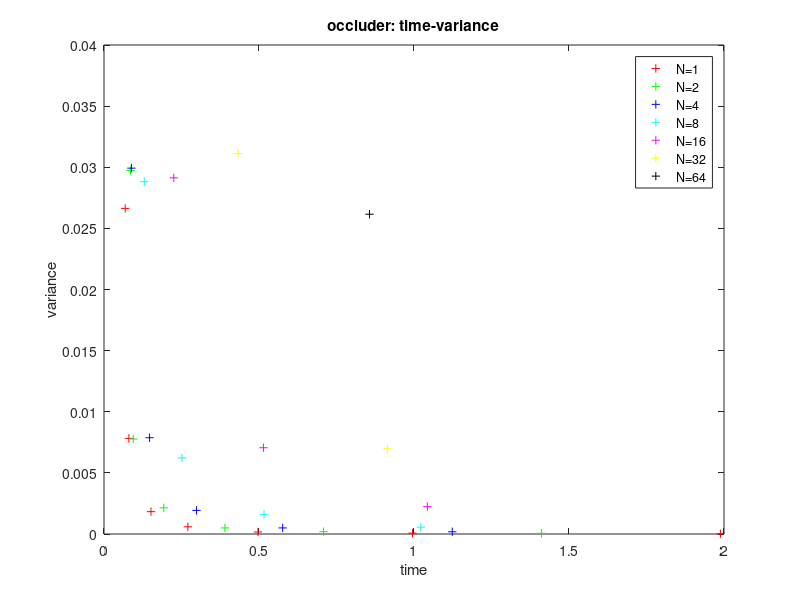
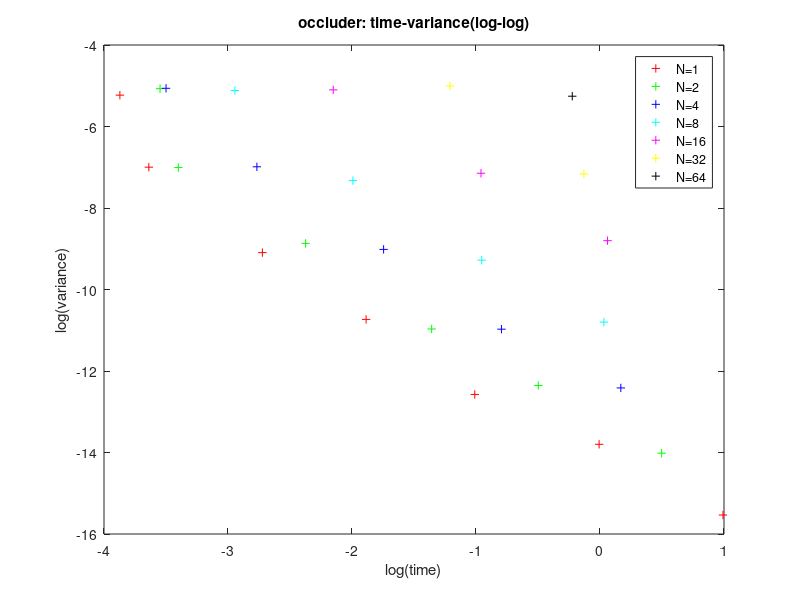
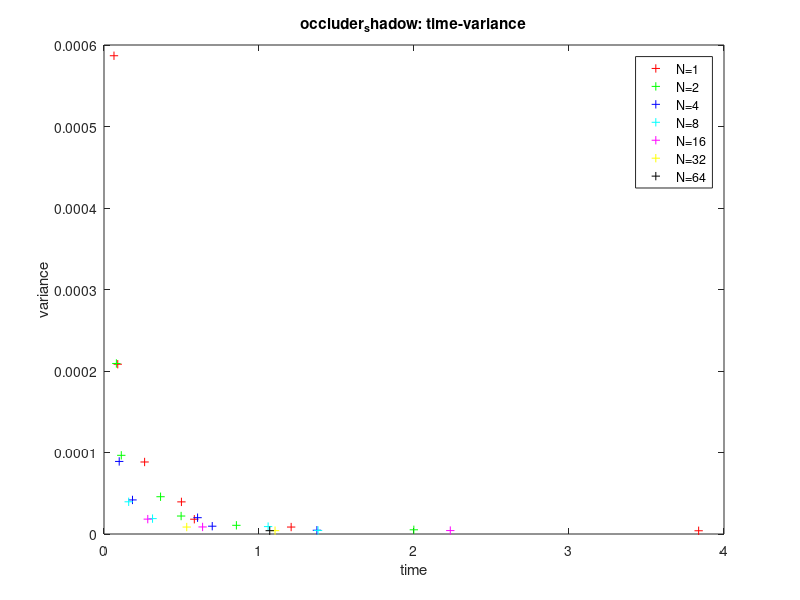
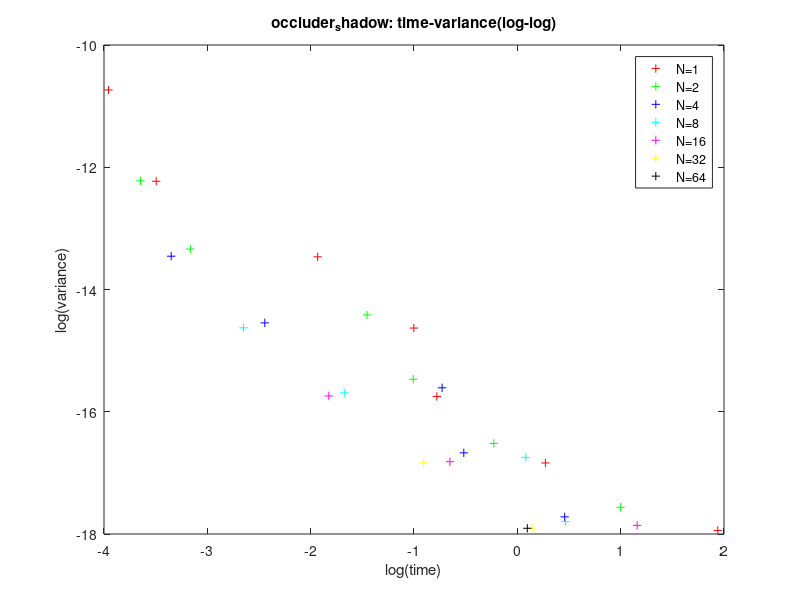

Here is the MATLAB script that generated these plots, in order:
%%   occluder
%   strategy
%   N = 1
T1 = [0.0683, 0.0803, 0.1515, 0.2705, 0.4966, 0.9951, 1.9884 ];
MSE1 = [0.0266358, 0.00782313, 0.00182847, 0.000587319, 0.000163875, 7.01577e-05, 2.10761e-05];
%   N = 2
T2 = [0.0855, 0.0947, 0.1929, 0.3902, 0.7082, 1.4114];
MSE2 = [0.0297388, 0.00777168, 0.00214021, 0.000498975, 0.000190947, 6.03163e-05];
%   N = 4
T4 = [0.0884, 0.1469, 0.2983, 0.5764, 1.1234];
MSE4 = [0.0299267, 0.0078739, 0.00193161, 0.000497233, 0.000183081];
%   N = 8
T8 = [0.1299, 0.2513, 0.5163, 1.0220];
MSE8 = [0.0288164, 0.0062267, 0.00160886, 0.00056126];
%   N = 16
T16 = [0.2251, 0.5142, 1.0431];
MSE16 = [0.0291312, 0.00705646, 0.00224097];
%   N = 32
T32 = [0.4325, 0.9140];
MSE32 = [0.0311188, 0.00696878];
%   N = 64
T64 = 0.8564;
MSE64 = 0.0261571;

figure;plot(T1, MSE1, 'r+', T2, MSE2, 'g+', T4, MSE4, 'b+', T8, MSE8, 'c+', ...
    T16, MSE16, 'm+', T32, MSE32, 'y+', T64, MSE64, 'k+');
xlabel('time');
ylabel('variance');
legend('N=1', 'N=2', 'N=4', 'N=8', 'N=16', 'N=32', 'N=64');
title('occluder: time-variance');

figure;plot(log2(T1), log2(MSE1), 'r+',...
    log2(T2), log2(MSE2), 'g+',...
    log2(T4), log2(MSE4), 'b+',...
    log2(T8), log2(MSE8), 'c+', ...
    log2(T16), log2(MSE16), 'm+',...
    log2(T32), log2(MSE32), 'y+',...
    log2(T64), log2(MSE64), 'k+');
xlabel('log(time)');
ylabel('log(variance)');    
legend('N=1', 'N=2', 'N=4', 'N=8', 'N=16', 'N=32', 'N=64');
title('occluder: time-variance(log-log)');

%%   occluder shadow
%   strategy
%   N = 1
T1 = [0.0644, 0.0887, 0.2620, 0.4995, 0.5827, 1.2074, 3.8364];
MSE1 = [0.000586823, 0.000208333, 8.83647e-05, 3.94186e-05,...
    1.81451e-05, 8.53719e-06, 3.97234e-06];
%   N = 2
T2 = [0.0798, 0.1115, 0.3649, 0.4975, 0.8541, 1.9989];
MSE2 = [0.000209241, 9.65424e-05, 4.5748e-05, 2.20606e-05, 1.06566e-05, 5.16524e-06];
%   N = 4
T4 = [0.0981, 0.1838, 0.6037, 0.6983, 1.3735];
MSE4 = [8.90453e-05, 4.18111e-05, 2.00229e-05, 9.57456e-06, 4.63369e-06];
%   N = 8
T8 = [0.1593, 0.3132, 1.0588, 1.3809];
MSE8 = [3.95219e-05, 1.88941e-05, 9.09246e-06, 4.38636e-06];
%   N = 16
T16 = [0.2824, 0.6361, 2.2341];
MSE16 = [1.82595e-05, 8.65909e-06, 4.20691e-06];
%   N = 32
T32 = [0.5338, 1.1035];
MSE32 = [8.54456e-06, 4.07999e-06];
%   N = 64
T64 = 1.0693;
MSE64 = 4.07033e-06;

figure;plot(T1, MSE1, 'r+', T2, MSE2, 'g+', T4, MSE4, 'b+', T8, MSE8, 'c+', ...
    T16, MSE16, 'm+', T32, MSE32, 'y+', T64, MSE64, 'k+');
xlabel('time');
ylabel('variance');
legend('N=1', 'N=2', 'N=4', 'N=8', 'N=16', 'N=32', 'N=64');
title('occluder_shadow: time-variance');

figure;plot(log2(T1), log2(MSE1), 'r+',...
    log2(T2), log2(MSE2), 'g+',...
    log2(T4), log2(MSE4), 'b+',...
    log2(T8), log2(MSE8), 'c+', ...
    log2(T16), log2(MSE16), 'm+',...
    log2(T32), log2(MSE32), 'y+',...
    log2(T64), log2(MSE64), 'k+');
xlabel('log(time)');
ylabel('log(variance)');    
legend('N=1', 'N=2', 'N=4', 'N=8', 'N=16', 'N=32', 'N=64');
title('occluder_shadow: time-variance(log-log)');

%%   manykilleroos
%   strategy
%   N = 1
T1 = [0.0644, 0.0887, 0.2620, 0.4995, 0.5827, 1.2074, 3.8364];
MSE1 = [0.0150626, 0.00485785, 0.00165055, 0.000540106,...
    0.000213032, 8.00724e-05, 2.88715e-05];
%   N = 2
T2 = [0.0798, 0.1115, 0.3649, 0.4975, 0.8541, 1.9989];
MSE2 = [0.00657654, 0.00208535, 0.000680654, 0.000241452,...
    8.76684e-05, 3.00928e-05];
%   N = 4
T4 = [0.0981, 0.1838, 0.6037, 0.6983, 1.3735];
MSE4 = [0.00393502, 0.0011932, 0.000403948, 0.000128373, 4.31917e-05];
%   N = 8
T8 = [0.1593, 0.3132, 1.0588, 1.3809];
MSE8 = [0.00301901, 0.000911793, 0.00028531, 8.70492e-05];
%   N = 16
T16 = [0.2824, 0.6361, 2.2341];
MSE16 = [0.00273876, 0.000803189, 0.000249742];
%   N = 32
T32 = [0.5338, 1.1035];
MSE32 = [0.00265802, 0.000781116];
%   N = 64
T64 = 1.0693;
MSE64 = 0.00259475;

figure;plot(T1, MSE1, 'r+', T2, MSE2, 'g+', T4, MSE4, 'b+', T8, MSE8, 'c+', ...
    T16, MSE16, 'm+', T32, MSE32, 'y+', T64, MSE64, 'k+');
xlabel('time');
ylabel('variance');
legend('N=1', 'N=2', 'N=4', 'N=8', 'N=16', 'N=32', 'N=64');
title('manykilleroos: time-variance');

figure;plot(log2(T1), log2(MSE1), 'r+',...
    log2(T2), log2(MSE2), 'g+',...
    log2(T4), log2(MSE4), 'b+',...
    log2(T8), log2(MSE8), 'c+', ...
    log2(T16), log2(MSE16), 'm+',...
    log2(T32), log2(MSE32), 'y+',...
    log2(T64), log2(MSE64), 'k+');
xlabel('log(time)');
ylabel('log(variance)');    
legend('N=1', 'N=2', 'N=4', 'N=8', 'N=16', 'N=32', 'N=64');
title('manykilleroos: time-variance(log-log)');